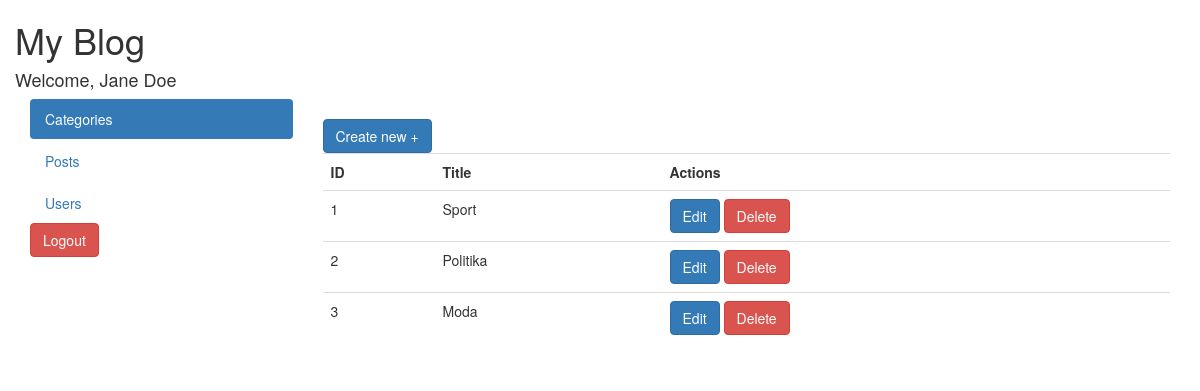
/?module=categories&action=read (signed in), run on an earlier commit of the app's database.
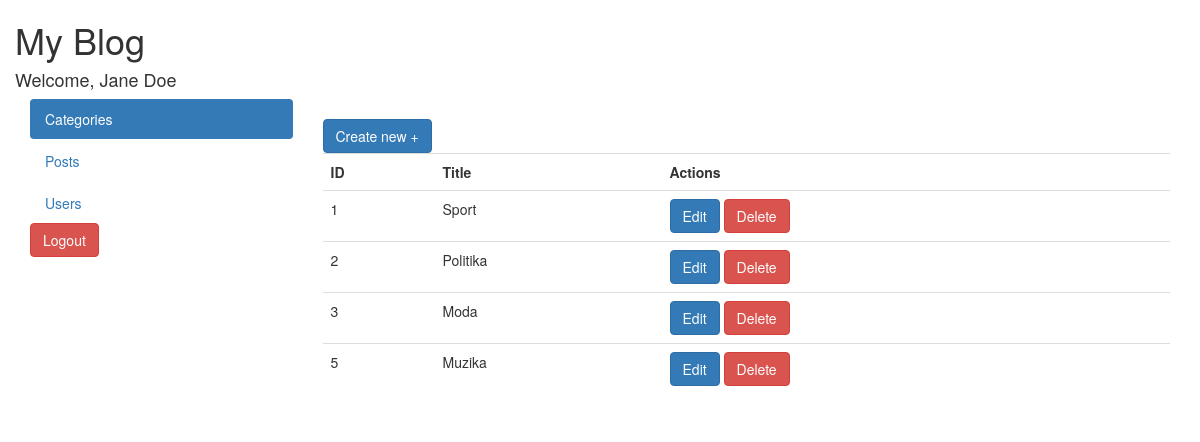
And on a later commit of the database.
### tables this page shows
CREATE TABLE `categories` (
  `id` int(5) NOT NULL,
  `title` varchar(255) NOT NULL
);

### modules/categories/read.inc.php (the view)
<br>
<a href="/index.php?module=<?= $module ?>&action=create" class="btn btn-primary">Create new +</a>
<table class="table table-stripped">
    <tr>
        <th>ID</th>
        <th>Title</th>
        <th>Actions</th>
    </tr>
    <?php
    $sql = "SELECT * FROM categories";
    $query = mysqli_query($conn, $sql);
    while($row = mysqli_fetch_assoc($query)):
    ?>
    <tr>
        <td><?= $row['id']; ?></td>
        <td><?= $row['title']; ?></td>
        <td>
            <a href="/index.php?module=<?= $module ?>&action=update&id=<?= $row['id']; ?>" class="btn btn-primary">Edit</a>  <a href="/index.php?module=<?= $module ?>&action=delete&id=<?= $row['id']; ?>" class="btn btn-danger">Delete</a>
        </td>
    </tr>
    <?php endwhile; ?>
</table>

### templates/menu.php
<div class="col-md-3">
    <ul class="nav nav-pills nav-stacked">
        <?php
        $modules = scandir('modules');
        $current = (isset($_GET['module'])) ? $_GET['module'] : "posts";
        foreach ($modules as $module): ?>
            <?php if ($module != "." && $module != ".."): ?>
                <?php $class = ($module == $current) ? "active" : ""; ?>
                <li role="presentation" class="<?= $class ?>"><a href="/?module=<?= $module ?>&action=read"><?= ucfirst($module) ?></a></li>
            <?php endif; ?>
        <?php endforeach; ?>
    </ul>
    <a class="btn btn-danger" href="index.php?logout=1">Logout</a>
</div>
<div class="col-md-9">

What changed in the data, as far as the page shows it:
added categories: id "5", title "Muzika"
